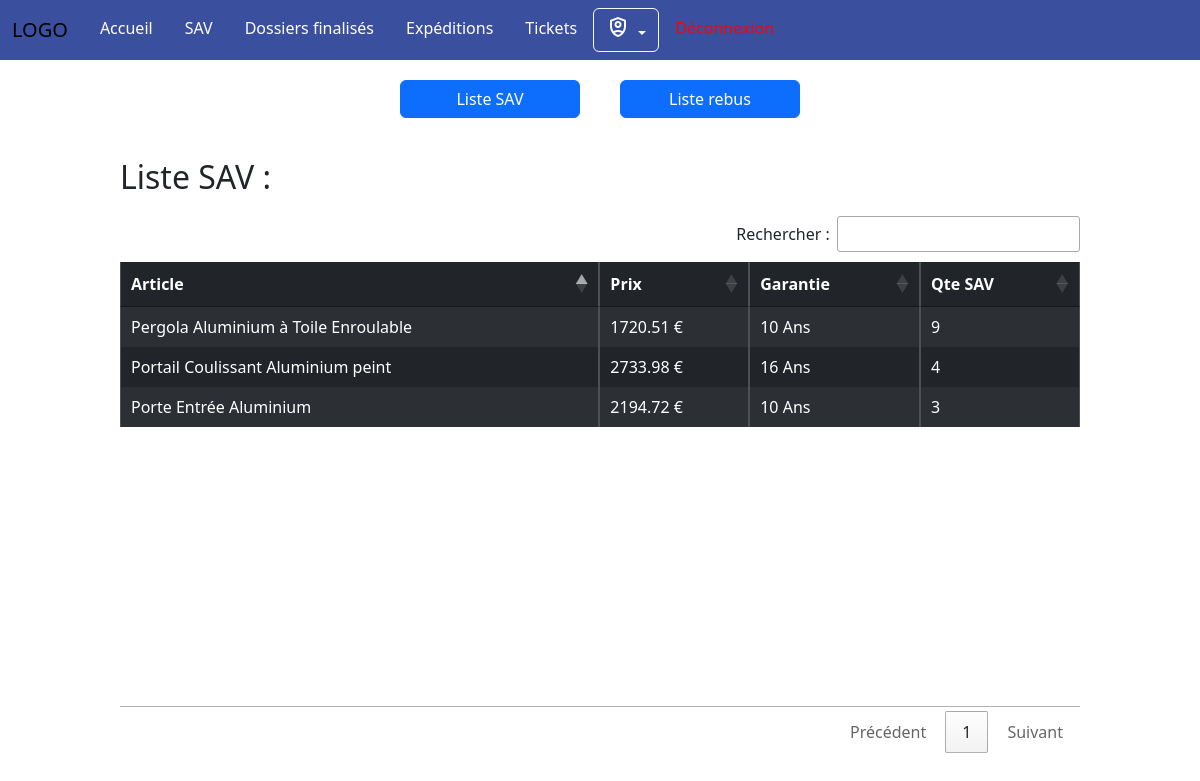
The app's page /index.php?action=sav (signed in) with its own data.
### tables this page shows
CREATE TABLE article(
   ID_ARTICLE INT AUTO_INCREMENT,
   LIBELLE_ART VARCHAR(50) NOT NULL,
   PRIX_ART DECIMAL(15,2) NOT NULL,
   COULEUR_ART VARCHAR(50) NOT NULL,
   GARANTIE_ART INT NOT NULL,
   QTE_STOCK INT NOT NULL,
   QTE_SAV INT NOT NULL,
   QTE_REBUS INT NOT NULL,
   PRIMARY KEY(ID_ARTICLE)
);

### PHP/modele.php (called while the page is built, shortened)
<?php
    function getListSAV(){
        $connexion = getBdd();
        $requete = "select * from article where QTE_SAV > 0";
        $reponse = $connexion->prepare($requete);
        $reponse->execute();
        $resultats = $reponse->fetchAll(PDO::FETCH_ASSOC);
        return $resultats;
    }
    function getBdd() {
        $bdd = "mysql:host=$host;port=$port;dbname=$bdd;charset=utf8";
        $connexion = new PDO($bdd,$user ,$password, array(PDO::ATTR_ERRMODE => PDO::ERRMODE_EXCEPTION));
        return $connexion;
    }

### Views/view_sav.php (the view, shortened to what this page needs)
<?php
if(isset($liste_SAV)){
    ?>
    <h2 id="titre_art">Liste SAV :</h2>
    <table id="myTable" class="table table-dark table-striped table-bordered" style="width:100%">
        <thead>
            <tr>
                <th>Article</th>
                <th>Prix</th>
                <th>Garantie</th>
                <th>Qte SAV</th>
            </tr>
        </thead>
        <tbody>
            <?php
            foreach ($liste_SAV as $article) {
                ?>
                <tr>
                    <td>
                        <?php echo $article["LIBELLE_ART"]; ?>
                    </td>
                    <td>
                        <?php echo $article["PRIX_ART"] . " €"; ?>
                    </td>
                    <td>
                        <?php echo $article["GARANTIE_ART"] . " Ans"; ?>
                    </td>
                    <td>
                        <?php echo $article["QTE_SAV"]; ?>
                    </td>
                </tr>
                <?php
            }
            ?>
        </tbody>
    </table>
    <?php
}
    ?>

### CSS/global.css (style rules this page uses)
* { margin: 0; padding: 0; }
body { font-family: 'calibri', sans-serif; }

### CSS/accueil.css (style rules this page uses)
#titre_art { margin-left: 10%; margin-top: 20px; }

### records on screen
article: LIBELLE_ART "Pergola Aluminium à Toile Enroulable", PRIX_ART "1720.51", GARANTIE_ART "10", QTE_SAV "9"
article: LIBELLE_ART "Portail Coulissant Aluminium peint", PRIX_ART "2733.98", GARANTIE_ART "16", QTE_SAV "4"
article: LIBELLE_ART "Porte Entrée Aluminium", PRIX_ART "2194.72", GARANTIE_ART "10", QTE_SAV "3"
